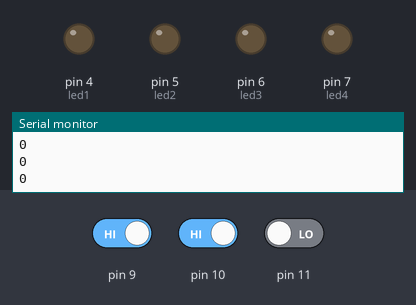
Recording of a sketch running on a simulated Arduino Uno, built with avr-gcc and run on an emulated ATmega328P. On the bench: output pins drawn as LEDs (lit = HIGH), the last lines printed to the serial monitor. Dashed ring = blinking. The inputs (shaded band) are chosen by the test bench; at power-on: pin 9 HIGH, pin 10 HIGH, pin 11 LOW.

Above: at 1.3 s.
1.4 s: pin 9 driven LOW
At 2.27 s:
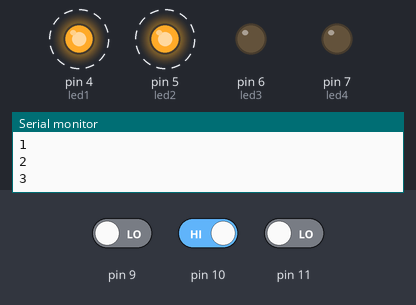
4.4 s: pin 10 driven LOW
At 4.7 s:
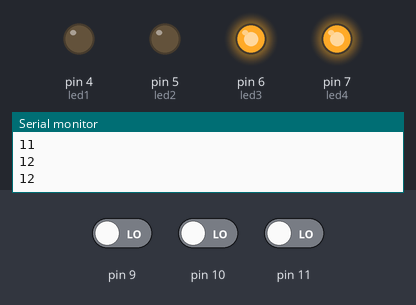
5.9 s: pin 11 driven HIGH
At 6.52 s:
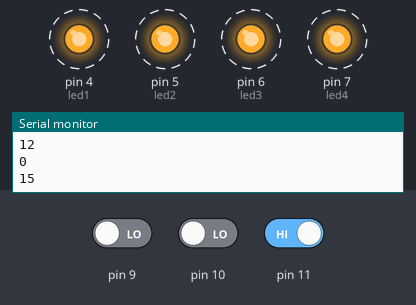
8.9 s: pin 11 driven LOW
At 9.4 s:
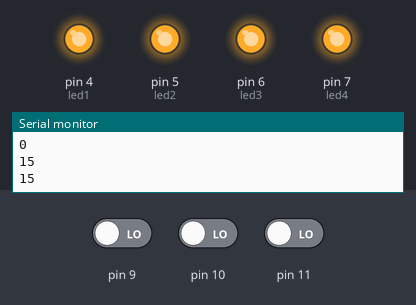
10.4 s: pin 9 driven HIGH
At 11.53 s:
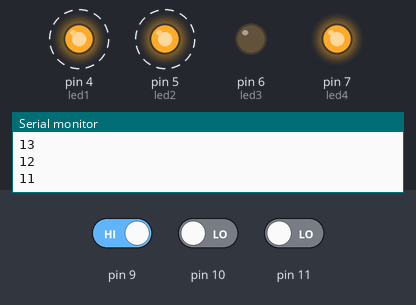
13.4 s: pin 10 driven HIGH
At 14.2 s:
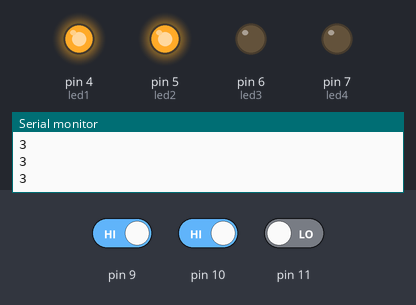
Timing chart, 0 to 15.9 s (numbered marks = the images above; inputs shaded):
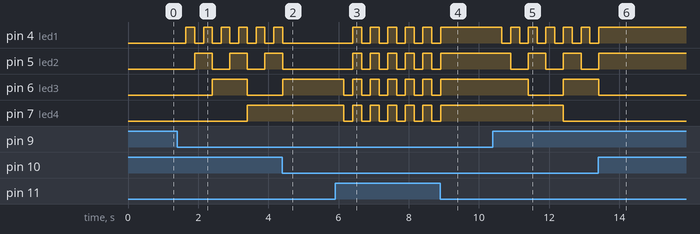

Measured:
- after the input at 1.4 s, pin 4 (led1): alternates HIGH for 0.25 s and LOW for 0.25 s, starting after 0.25 s; pin 5 (led2): alternates HIGH for 0.50 s and LOW for 0.50 s, starting after 0.50 s; pin 6 (led3): LOW → HIGH after 1.0 s, → LOW 1.0 s later; pin 7 (led4): LOW → HIGH after 2.0 s
- after the input at 4.4 s, pin 4 (led1), pin 5 (led2): goes on until 4.4 s, then stays LOW; pin 6 (led3): goes on until 4.4 s, then stays HIGH; pin 7 (led4): stays HIGH (without the input it goes to LOW after 1.0 s)
- after the input at 5.9 s, pin 4 (led1), pin 5 (led2): alternates HIGH for 0.25 s and LOW for 0.25 s, starting after 0.50 s; pin 6 (led3), pin 7 (led4): alternates HIGH for 0.25 s and LOW for 0.25 s, starting after 0.25 s
- after the input at 8.9 s, pin 4 (led1), pin 5 (led2), pin 6 (led3), pin 7 (led4): goes on until 8.9 s, then stays HIGH
- after the input at 10.4 s, pin 4 (led1): alternates HIGH for 0.25 s and LOW for 0.25 s, starting after 0.26 s; pin 5 (led2): alternates HIGH for 0.50 s and LOW for 0.50 s, starting after 0.51 s; pin 6 (led3): HIGH → LOW after 1.0 s, → HIGH 1.0 s later; pin 7 (led4): HIGH → LOW after 2.0 s
- after the input at 13.4 s, pin 4 (led1), pin 5 (led2): goes on until 13.4 s, then stays HIGH

The sketch:

code.ino
```cpp
/*
--> Création d'un compteur binaire avec 3 boutons et 4 LED
  Fait par Delestre Noah
  Creation date : 05/10/2023
  Last update : 09/10/2023
*/


#define led1 4
#define led2 5
#define led3 6
#define led4 7

int bp1 = 0;
int bp2 = 0;
int bp3 = 0;
int sens = 0;
unsigned char nbr = 0;
unsigned char reste = 0;
float Pot;

void setup() {
 Serial.begin(9600);
 pinMode(led1, OUTPUT);
 pinMode(led2, OUTPUT);
 pinMode(led3, OUTPUT);
 pinMode(led4, OUTPUT);
 pinMode(bp1, INPUT);
 pinMode(bp2, INPUT);
 pinMode(bp3, INPUT);
}

void loop() {
  bp1= digitalRead(9);
  if (bp1== 0) {
    nbr = nbr + 1;
    if (nbr > 16){
      nbr = 15;
    }
  }
  delay(50);

  bp2= digitalRead(10);
  if (bp2 == 0) {
    nbr = nbr - 1;
    if (nbr > 250){
      nbr = 0 ;
    }
  }
  delay(50);

  bp3= digitalRead(11);
  if (bp3 == 1) {
    if (nbr == 0){
      nbr = 15;
    }
    else{
      nbr = 0;
    }
  }
  delay(50);

  Serial.println(nbr);

  //reste = nbr % 2;
  if ((nbr % 2) > 0) {
    digitalWrite(led1, HIGH);
  }
  else{
    digitalWrite(led1, LOW);
  }

  //reste = nbr % 4;
  if ((nbr % 4) > 1) {
    digitalWrite(led2, HIGH);
  }
  else{
    digitalWrite(led2, LOW);
  }

  //reste = nbr % 8;
  if ((nbr % 8) > 3) {
    digitalWrite(led3, HIGH);
  }
  else{
    digitalWrite(led3, LOW);
  }

  //reste = nbr % 16;
  if ((nbr % 16) > 7) {
    digitalWrite(led4, HIGH);
  }
  else{
    digitalWrite(led4, LOW);
  }

  delay(100);
}
```
